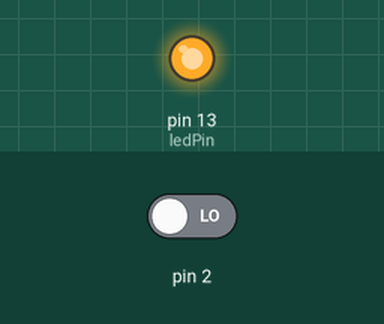
Bench run of a sketch on a simulated Arduino Uno, built with avr-gcc and run on an emulated ATmega328P. Parts: output pins drawn as LEDs (lit = HIGH). The inputs (shaded band) are chosen by the test bench; at power-on: pin 2 LOW.

Above: at 1.2 s.
1.3 s: pin 2 driven HIGH
At 1.8 s:
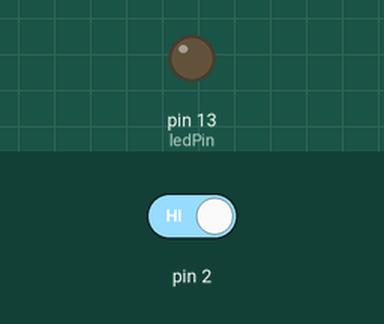
2.8 s: pin 2 driven LOW
At 4.1 s:
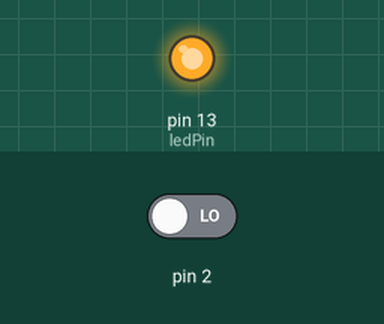
Timing chart, 0 to 5.8 s (numbered marks = the images above; inputs shaded):
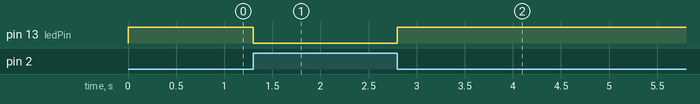

The sketch:

tilt_sensor.ino
```cpp
const int ledPin = 13;

void setup() {
  // put your setup code here, to run once:
  pinMode(ledPin, OUTPUT);
  pinMode(2, INPUT);
}

void loop() {
  // put your main code here, to run repeatedly:
  int digitalVal = digitalRead(2);
  if(HIGH == digitalVal){
    digitalWrite(ledPin, LOW);
  }else {
    digitalWrite(ledPin, HIGH);
  }
}
```

Measured:
- after the input at 1.3 s, pin 13 (ledPin): HIGH → LOW at once
- after the input at 2.8 s, pin 13 (ledPin): LOW → HIGH at once
